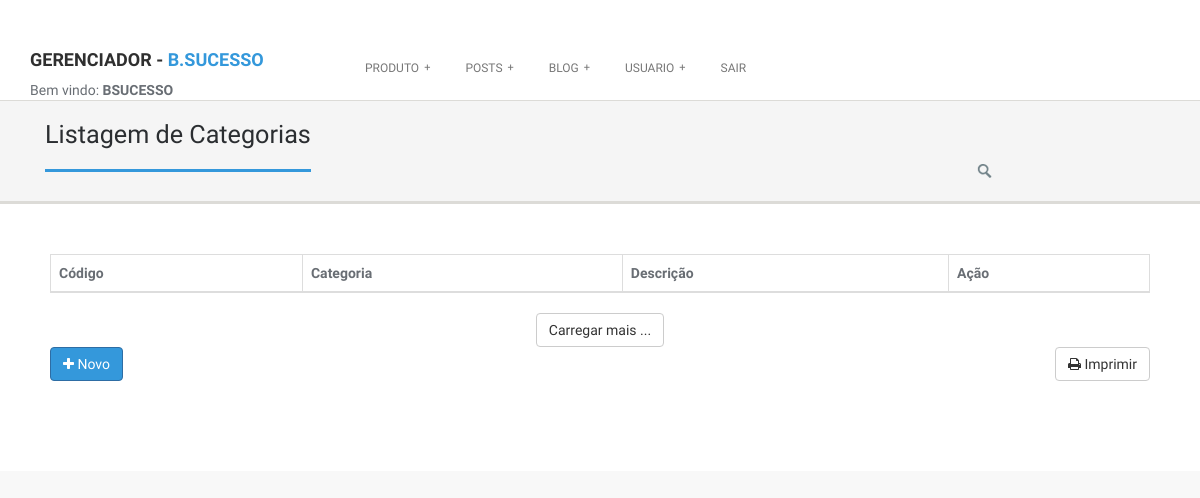
The app's page /gerenciador.php?pagina=listcategoria (signed in), older data.
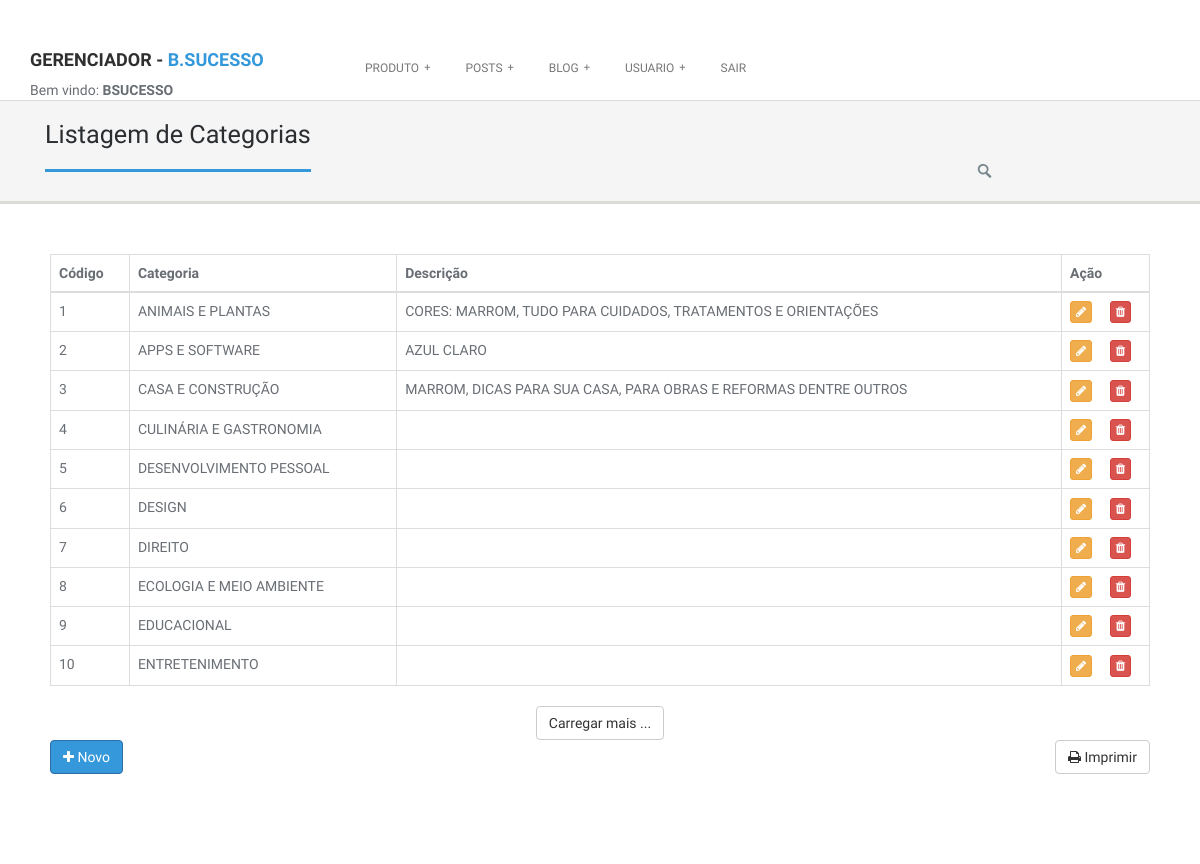
The same page, newer data.
### tables this page shows
CREATE TABLE `categoria` (
  `idcategoria` int(11) NOT NULL AUTO_INCREMENT,
  `nmcategoria` varchar(50) NOT NULL,
  `descategoria` varchar(250) DEFAULT NULL,
  PRIMARY KEY (`idcategoria`)
);

### class/listarCategoria.class.php (the view, shortened to what this page needs)
<?PHP
function listar($limit){
	include ("mysql.class.php");
	$query		= mysqli_query( $conn,"SELECT idcategoria, nmcategoria,descategoria
								FROM categoria ORDER BY nmcategoria LIMIT 0 , $limit") or die (mysqli_error ($conn));
	for( $i = 0; mysqli_num_rows( $query ) > $i ; $i++ ){
		$result	= mysqli_fetch_array($query);
		$html = '
						<tr>
                        <td>'.$result["idcategoria"].'</td>
                        <td >'.$result["nmcategoria"].'</td>
                        <td >'.$result["descategoria"].'</td>
						<td width="8%">
				<button type="button" class="btn btn-xs btn-warning" data-toggle="modal"
				data-target="#exampleModal'.$result["idcategoria"].'" ><i class="fa fa-pencil" title="EDITAR"></i></button>
				<button type="button" class="btn btn-xs btn-danger" data-toggle="modal"
				data-target="#excluirModal'.$result["idcategoria"].'" ><i class="fa fa-trash" title="EXCLUIR"></i></button>
			</td>
                         </tr>
		<div class="modal fade" id="exampleModal'.$result["idcategoria"].'" tabindex="-1" role="dialog" aria-labelledby="exampleModalLabel">
					<input type="text" class="form-control" id="nmcategoria" name="nmcategoria" value="'.$result["nmcategoria"].'">
					<input type="text" class="form-control" id="descategoria" name="descategoria" value="'.$result["descategoria"].'">
					<input type="hidden" class="form-control" id="idcategoria"  name="idcategoria" value="'.$result["idcategoria"].'">
		</div>
		<div class="modal fade" id="excluirModal'. $result["idcategoria"].'" tabindex="-1" role="dialog" aria-labelledby="exampleModalLabel">
					<input type="text" class="form-control" id="nmcategoria" name="nmcategoria" value="'.$result["nmcategoria"].'" disabled>
					<input type="hidden" class="form-control" id="idcategoria"  name="idcategoria" value="'.$result["idcategoria"].'">
		</div>
		';
		echo $html;
	}
}
?>

### gerenciador.php (shortened to what this page needs)
<!DOCTYPE html>
<html lang="en">
<head>
  <link href="lib/bootstrap/css/bootstrap.min.css" rel="stylesheet">
  <link href="lib/font-awesome/css/font-awesome.min.css" rel="stylesheet">
  <link href="lib/prettyphoto/css/prettyphoto.css" rel="stylesheet">
  <link href="lib/hover/hoverex-all.css" rel="stylesheet">
  <link href="lib/jetmenu/jetmenu.css" rel="stylesheet">
  <link href="lib/owl-carousel/owl-carousel.css" rel="stylesheet">
  <link href="css/style.css" rel="stylesheet">
  <link rel="stylesheet" href="css/colors/blue.css">
</head>
<body>
  <header class="header">
    <div class="container">
      <div class="site-header clearfix">
        <div class="col-lg-3 col-md-3 col-sm-12 title-area">
          <div class="site-title" id="title">
            <a href="gerenciador.php" title="">
              <h4>GERENCIADOR - <span>B.SUCESSO</span></h4>
            </a>
				  Bem vindo: <b><?=$_SESSION['user'] ?></b>
          </div>
        </div>
        <div class="col-lg-9 col-md-12 col-sm-12">
          <div id="nav" class="right">
            <div class="container clearfix">
              <ul id="jetmenu" class="jetmenu blue">
                <li><a href="#">Produto</a>
                </li>
                <li><a href="#">Posts</a>
                </li>
                <li><a href="#">Blog</a>
                </li>
                <li><a href="#">Usuario</a>
                </li>
                <li><a href="?logout=1">SAIR</a>
                </li>
              </ul>
            </div>
          </div>
        </div>
      </div>
    </div>
  </header>
			<?php
				$pag	= @$_GET['pagina'];
				$pasta	= "pages";
	if($_SESSION['nivel'] !=2 && ($pag == "listusuario" || $pag == "listproduto" || $pag == "listBlog" || $pag == "listcategoria"
			|| $pag == "categoria" || $pag == "cadproduto" || $pag == "usuario") ){
								echo "<br>
						<center><div class='alert alert-warning alert-dismissable'>
									<button type='reset' class='close' data-dismiss='alert' aria-hidden='true'>&times;</button>
									<h4><i class='icon fa fa-danger'></i> Atenção</h4>
									Área Restrita!
								  </div></center>";
	}
	else{
					if( !isset($pag) ){
						include $pasta."/"."inicioG.html";
					}
					else{
						include $pasta."/".$pag.".html";
					}
	}
			?>
</body>
</html>

### css/style.css (style rules this page uses)
* { margin: 0; padding: 0px; font-family: 'Ruda', sans-serif; }
body { background: #f8f8f8; margin: 0; height: 100%; z-index: 1000; color: #696E74; }
h1, h2, h3, h4, h5, h6 { font-family: 'Ruda', sans-serif; font-weight: 700; }
html, body { height: 100%; }
*, *:after, *:before { -webkit-box-sizing: border-box; -moz-box-sizing: border-box; box-sizing: border-box; padding: 0; margin: 0; }
a { padding: 0; margin: 0; text-decoration: none; -webkit-transition: background-color .4s linear, color .4s linear; -moz-transition: background-color .4s linear, color .4s linear; -o-transition: background-color .4s linear, color .4s linear; -ms-transition: background-color .4s linear, color .4s linear; transition: background-color .4s linear, color .4s linear; }
p, pre, ul, ol, dl, dd, blockquote, address, table, fieldset, form, { margin-bottom: 20px; }
ul, ol, dl { margin-left: 30px; }
ul, ol, dl { margin-bottom: 1.25em; font-family: inherit; }
ul, ol { margin-left: 0; }
section::before, section::after { position: absolute; content: ''; pointer-post-wraps: none; }
.post-wrapper-top { background-color: #F5F5F5; bottom: 0; left: 0; right: 0; top: 0; z-index: 0; border-bottom: 3px solid #DCDBD7; margin-bottom: 0; padding: 0; position: relative; text-align: left; }
.post-wrapper-top h2 { border-bottom: 3px solid #fff; display: inline-block; font-weight: 500; font-size: 1.8em; padding: 0 0 20px; color: #2B2E31; position: relative; margin-bottom: -3px; }
.search-bar { padding: 0; width: 190px; height: 40px; float: right; position: relative; display: inline-block; background: url("../img/search.png") left top no-repeat; margin-top: 60px; }
.header { background: #ffffff; display: block; border-bottom: 1px solid #DCDBD7; position: relative; z-index: 99; }
.site-header { padding: 40px 0 0; }
.site-title h4 { font-weight: 900; color: #2f2f2f; }
.title-area { padding: 0; display: block; position: relative; overflow: hidden; }
#nav { margin-top: 0; }
#nav .container { width: inherit; }
.section4, .section1 { background: #ffffff; padding: 30px 0; }
.content { padding: 20px 20px 60px 20px; }
section { overflow: hidden; }
input, button, select, textarea { margin-bottom: 10px; }
button, .button { cursor: pointer; font-weight: normal; line-height: normal; margin: 0 0 1.25rem; position: relative; text-decoration: none; text-align: center; display: inline-block; -webkit-border-radius: 2px; border-radius: 2px; padding: 0.5em 1em; font-size: 1.3rem; border-color: #696E74; color: white; -webkit-transition: background-color 300ms ease-out; -moz-transition: background-color 300ms ease-out; transition: background-color 300ms ease-out; -webkit-appearance: none; border: none; font-weight: normal !important; }
@media only screen and (min-width: 40.063em) { button, .button { display: inline-block; } }

Row changes from the older to the newer data that the page shows:
added categoria: idcategoria "1", nmcategoria "ANIMAIS E PLANTAS", descategoria "CORES: MARROM, TUDO PARA CUIDADOS, TRATAMENTOS E ORIENTAÇÕES"
added categoria: idcategoria "2", nmcategoria "APPS E SOFTWARE", descategoria "AZUL CLARO"
added categoria: idcategoria "3", nmcategoria "CASA E CONSTRUÇÃO", descategoria "MARROM, DICAS PARA SUA CASA, PARA OBRAS E REFORMAS DENTRE OUTROS"
added categoria: idcategoria "4", nmcategoria "CULINÁRIA E GASTRONOMIA"
added categoria: idcategoria "5", nmcategoria "DESENVOLVIMENTO PESSOAL"
added categoria: idcategoria "6", nmcategoria "DESIGN"
added categoria: idcategoria "7", nmcategoria "DIREITO"
added categoria: idcategoria "8", nmcategoria "ECOLOGIA E MEIO AMBIENTE"
added categoria: idcategoria "9", nmcategoria "EDUCACIONAL"
added categoria: idcategoria "10", nmcategoria "ENTRETENIMENTO"
Text that changed along with them:
text no longer shown: "Listagem de Categorias Código Categoria Descrição Ação Carregar mais ... Novo Imprimir"
text now shown: "Listagem de Categorias Código Categoria Descrição Ação Carregar mais ... Novo Imprimir"
